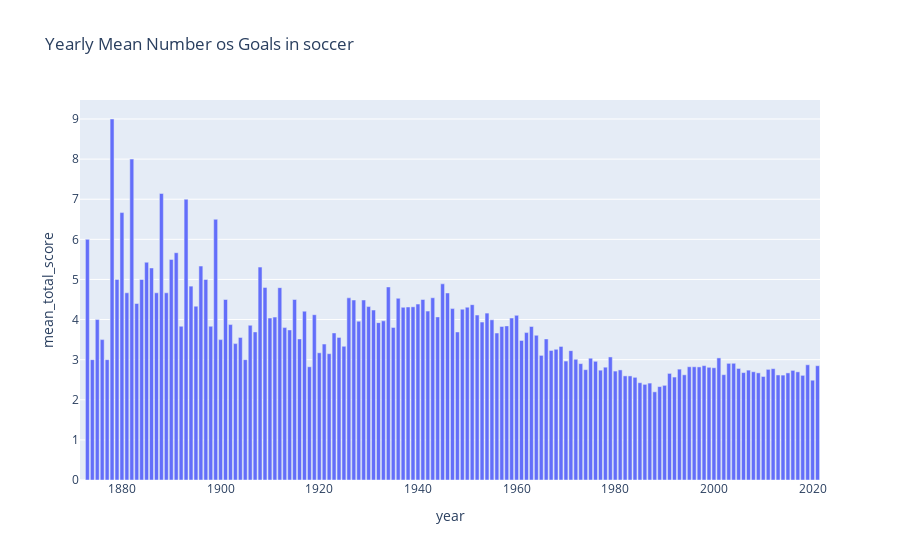

The notebook cell saved with this chart:
### Code cell
fig = px.bar(df_aux, x='year', y='mean_total_score', title="Yearly Mean Number os Goals in soccer")
fig.show()

### Figure 1 — Plotly figure (JSON) as saved in the notebook; plotly's stock layout.template omitted (floating-point values rounded to 4 significant figures; data arrays with more than 128 entries replaced by an {"elided": "..."} marker saying what was removed)
{"data": [{"alignmentgroup": "True", "hovertemplate": "year=%{x}<br>mean_total_score=%{y}<extra></extra>", "legendgroup": "", "marker": {"color": "#636efa", "pattern": {"shape": ""}}, "name": "", "offsetgroup": "", "orientation": "v", "showlegend": false, "textposition": "auto", "type": "bar", "x": {"elided": "150 int values"}, "xaxis": "x", "y": {"elided": "150 float values"}, "yaxis": "y"}], "layout": {"barmode": "relative", "legend": {"tracegroupgap": 0}, "title": {"text": "Yearly Mean Number os Goals in soccer"}, "xaxis": {"anchor": "y", "domain": [0, 1], "title": {"text": "year"}}, "yaxis": {"anchor": "x", "domain": [0, 1], "title": {"text": "mean_total_score"}}}}
